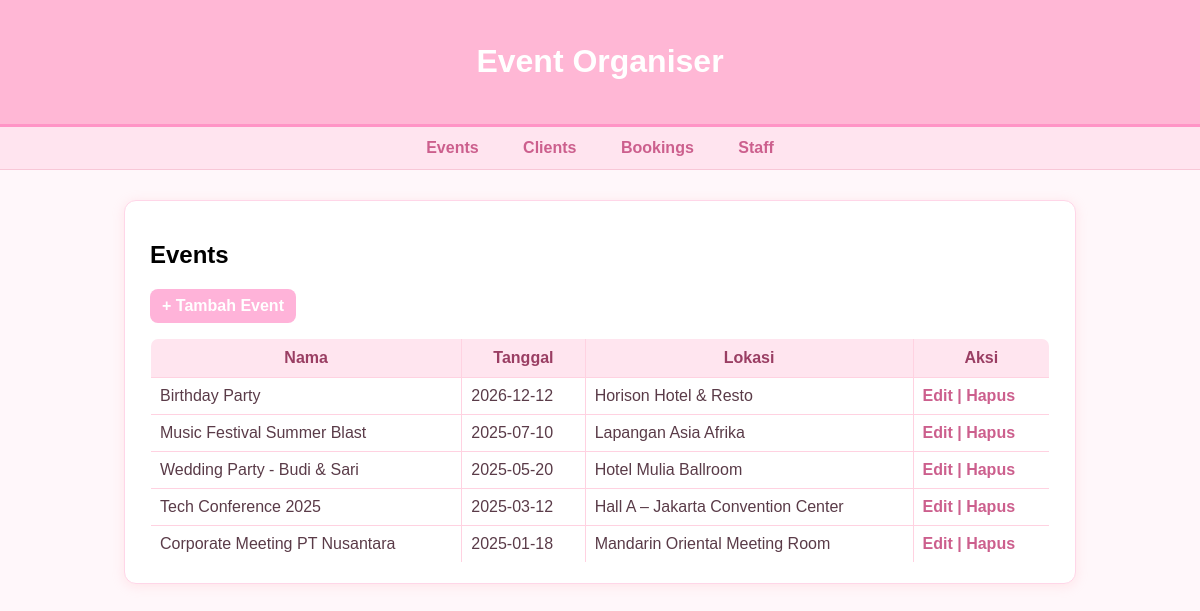
Page /project/index.php on the committed database.
### tables this page shows
CREATE TABLE `events` (
  `id` int(11) NOT NULL,
  `name` varchar(150) DEFAULT NULL,
  `date` date DEFAULT NULL,
  `location` varchar(150) DEFAULT NULL
);

### project/viewmodels/EventViewModel.php (called while the page is built, shortened)
<?php
require_once __DIR__ . '/../models/Event.php';
class EventViewModel {
    public function __construct($db) {
        $this->model = new Event($db);
        $this->events = $this->model->getAll();
    }
}

### project/models/Event.php (called while the page is built, shortened)
<?php
class Event {
    private $db;
    public function __construct($conn) {
        $this->db = $conn;
    }
    public function getAll() {
        $stmt = $this->db->query("SELECT * FROM events ORDER BY date DESC");
        return $stmt->fetchAll(PDO::FETCH_ASSOC);
    }
}

### project/views/event_list.php (the view)
<?php
$vm->handleRequest();
require 'views/template/header.php';
?>
<h2>Events</h2>
<a href="index.php?page=event_form" class="btn-add">+ Tambah Event</a>
<table>
    <tr>
        <th>Nama</th>
        <th>Tanggal</th>
        <th>Lokasi</th>
        <th>Aksi</th>
    </tr>
    <?php foreach($vm->events as $e): ?>
    <tr>
        <td><?= htmlspecialchars($e['name']) ?></td>
        <td><?= htmlspecialchars($e['date']) ?></td>
        <td><?= htmlspecialchars($e['location']) ?></td>
        <td class="actions">
            <a href="index.php?page=event_form&id=<?= $e['id'] ?>">Edit |</a>
            <a
                href="index.php?page=events&delete_event=<?= $e['id'] ?>"
                onclick="return confirm('Hapus event?')"
            >
                Hapus
            </a>
        </td>
    </tr>
    <?php endforeach; ?>
</table>
<?php require 'views/template/footer.php'; ?>

### project/views/template/header.php (style rules this page uses)
body { font-family: Arial, sans-serif; margin: 0; background: #fff7fa; }
table { border-collapse: collapse; width: 100%; margin-top: 15px; border-radius: 8px; overflow: hidden; }
table, th, td { border: 1px solid #ffd2e1; }
th { background: #ffe5ef; padding: 10px; color: #9a3e63; font-weight: bold; }
td { padding: 9px; color: #5a3b48; }
.actions a { color: #cc5f8d; text-decoration: none; font-weight: bold; }
.btn-add { background: #ffb3d9; color: white; padding: 8px 12px; border-radius: 8px; text-decoration: none; display: inline-block; font-weight: bold; border: none; cursor: pointer; transition: 0.2s; }

### rows in the picture
events: name "Birthday Party", date "2026-12-12", location "Horison Hotel & Resto"
events: name "Music Festival Summer Blast", date "2025-07-10", location "Lapangan Asia Afrika"
events: name "Wedding Party - Budi & Sari", date "2025-05-20", location "Hotel Mulia Ballroom"
events: name "Tech Conference 2025", date "2025-03-12", location "Hall A – Jakarta Convention Center"
events: name "Corporate Meeting PT Nusantara", date "2025-01-18", location "Mandarin Oriental Meeting Room"
